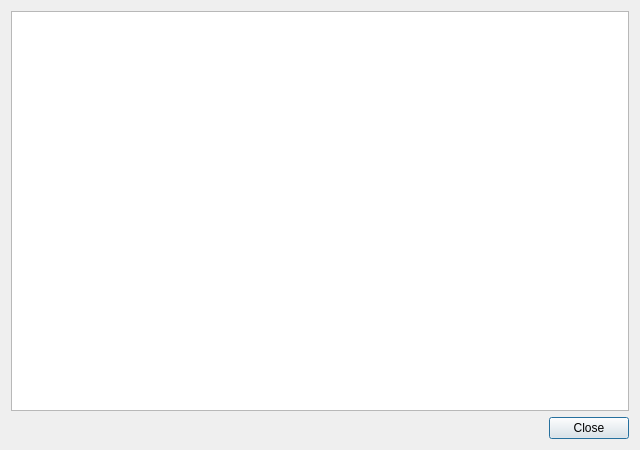
<?xml version="1.0" encoding="UTF-8"?>
<ui version="4.0">
 <class>TransactionDescDialog</class>
 <widget class="QDialog" name="TransactionDescDialog">
  <property name="geometry">
   <rect>
    <x>0</x>
    <y>0</y>
    <width>640</width>
    <height>450</height>
   </rect>
  </property>
  <property name="windowTitle">
   <string>Transaction details</string>
  </property>
  <layout class="QVBoxLayout" name="verticalLayout">
   <item>
    <widget class="QTextEdit" name="detailText">
     <property name="toolTip">
      <string>This pane shows a detailed description of the transaction</string>
     </property>
     <property name="readOnly">
      <bool>true</bool>
     </property>
    </widget>
   </item>
   <item>
    <widget class="QDialogButtonBox" name="buttonBox">
     <property name="styleSheet">
      <string notr="true">qproperty-icon: none;</string>
     </property>
     <property name="orientation">
      <enum>Qt::Horizontal</enum>
     </property>
     <property name="standardButtons">
      <set>QDialogButtonBox::Close</set>
     </property>
    </widget>
   </item>
  </layout>
 </widget>
 <resources/>
 <connections>
  <connection>
   <sender>buttonBox</sender>
   <signal>accepted()</signal>
   <receiver>TransactionDescDialog</receiver>
   <slot>accept()</slot>
   <hints>
    <hint type="sourcelabel">
     <x>20</x>
     <y>20</y>
    </hint>
    <hint type="destinationlabel">
     <x>20</x>
     <y>20</y>
    </hint>
   </hints>
  </connection>
  <connection>
   <sender>buttonBox</sender>
   <signal>rejected()</signal>
   <receiver>TransactionDescDialog</receiver>
   <slot>reject()</slot>
   <hints>
    <hint type="sourcelabel">
     <x>20</x>
     <y>20</y>
    </hint>
    <hint type="destinationlabel">
     <x>20</x>
     <y>20</y>
    </hint>
   </hints>
  </connection>
 </connections>
</ui>
